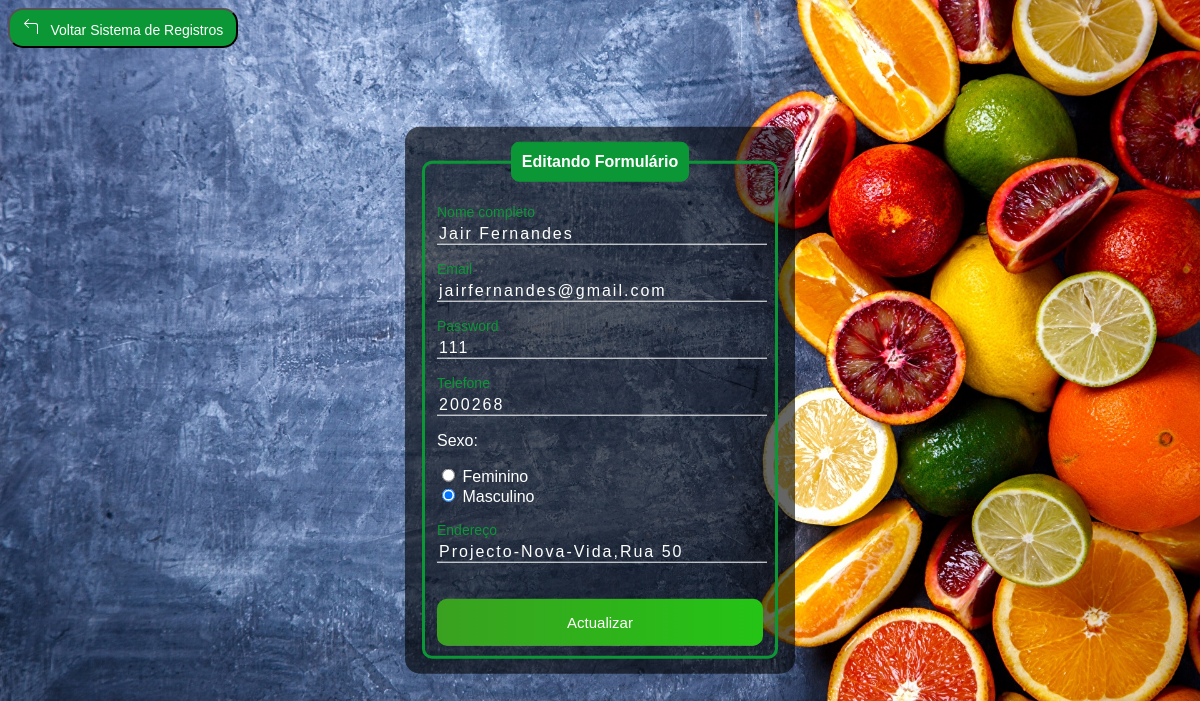
The page /edit.php?id=1 on the database its author committed.
### tables this page shows
CREATE TABLE `usuarios` (
  `id` int(11) NOT NULL AUTO_INCREMENT,
  `nome` varchar(45) NOT NULL,
  `email` varchar(100) NOT NULL,
  `senha` varchar(45) NOT NULL,
  `telefone` varchar(15) NOT NULL,
  `sexo` varchar(45) NOT NULL,
  `endereco` varchar(45) NOT NULL,
  PRIMARY KEY (`id`)
);

### edit.php (the view, shortened to what this page needs)
<?php
    if (!empty($_GET['id']))
    {
         include 'config.php';
         $id = $_GET['id'];
         $sqlSelect = "SELECT * FROM usuarios WHERE id=$id";
         $result = $conexao ->query($sqlSelect);
         if($result -> num_rows > 0)
         {
            while($user_data = mysqli_fetch_assoc($result))
            {
                $nome = $user_data['nome'];
                $email = $user_data['email'];
                $senha = $user_data['senha'];
                $telefone = $user_data['telefone'];
                $sexo = $user_data['sexo'];
                $endereco = $user_data['endereco'];
            }
         }
         else
         {
            header('Location: sistema.php');
         }
    }
    else{
        header('Location: ../sistema.php');
     }
?>
<!DOCTYPE html>
<html lang="pt-pt">
<head>
</head>
<body>
<button class="sistema"><a href="sistema.php" class="sistema">&nbsp;&nbsp; Voltar  Sistema de Registros</a></button>
<br><br>
    <div class="box">
        <form action="saveEdit.php" method="POST">
            <fieldset>
                <legend><b>Editando Formulário</b></legend>
                <br><br>
                <div class="inputBox">
                    <input type="text" name="nome" id="nome" class="inputUser" value="<?php echo $nome ?>" required>
                    <label for="nome" class="labelInput">Nome completo</label>
                </div>
                <br><br>
                <div class="inputBox">
                    <input type="text" name="email" id="email" class="inputUser" value="<?php echo $email ?>" required>
                    <label for="email" class="labelInput">Email</label>
                </div>
                <br><br>
                <div class="inputBox">
                    <input type="text" name="senha" id="senha" class="inputUser" value="<?php echo $senha ?>" required>
                    <label for="senha" class="labelInput">Password</label>
                </div>
                <br><br>
                <div class="inputBox">
                    <input type="tel" name="telefone" id="telefone" class="inputUser" value="<?php echo $telefone ?>" required>
                    <label for="telefone" class="labelInput">Telefone</label>
                </div>
                <p>Sexo:</p>
                <input type="radio" id="feminino" name="sexo" value="feminino" <?php echo ($sexo == 'feminino') ? 'checked' : '' ?> required>
                <label for="feminino">Feminino</label>
                <br>
                <input type="radio" id="masculino" name="sexo" value="masculino" <?php echo ($sexo == 'masculino') ? 'checked' : '' ?> required>
                <label for="masculino">Masculino</label>
                <br><br><br>
                <div class="inputBox">
                    <input type="text" name="endereco" id="endereco" class="inputUser" value="<?php echo $endereco ?>" required>
                    <label for="endereco" class="labelInput">Endereço</label>
                </div>
                <br><br>
                <input type="submit" name="update" id="update" value="Actualizar">
            </fieldset>
        </form>
    </div>
</body>
</html>

### edit.php (style rules this page uses)
body { font-family: Arial, Helvetica, sans-serif; background-image: linear-gradient(to right, rgb(20, 147, 220), rgb(17, 54, 71)); background-image: url(./img/img09.jpg); background-size: cover; background-repeat: no-repeat; }
.box { color: white; position: absolute; top: 50%; left: 50%; transform: translate(-50%,-50%); background-color: rgba(0, 0, 0, 0.6); padding: 15px; border-radius: 15px; width: 30%; }
fieldset { border: 3px solid #0b9735; border-radius: 10px; }
legend { border: 1px solid #0b9735; padding: 10px; text-align: center; background-color: #0b9735; border-radius: 8px; }
.inputBox { position: relative; }
.inputUser { background: none; border: none; border-bottom: 1px solid white; outline: none; color: white; font-size: 16px; width: 100%; letter-spacing: 2px; }
.labelInput { position: absolute; top: 0px; left: 0px; pointer-events: none; transition: .5s; }
.inputUser:focus ~ .labelInput, .inputUser:valid ~ .labelInput { top: -20px; font-size: 14px; color: #0b9735; }
#update { background-image: linear-gradient(to left,#24c415,#3aa120); width: 100%; border: none; padding: 15px; color: white; font-size: 15px; cursor: pointer; border-radius: 10px; }
.sistema { text-decoration: none; color: #fff; width: 230px; height: 40px; border-radius: 15px; background-color: #0b9735; font-size: 14px; }

### rows shown on the page
usuarios: nome "Jair Fernandes", email "jairfernandes@gmail.com", senha "111", telefone "200268", sexo "☐ Feminino", sexo "☑ Masculino", endereco "Projecto-Nova-Vida,Rua 50"
